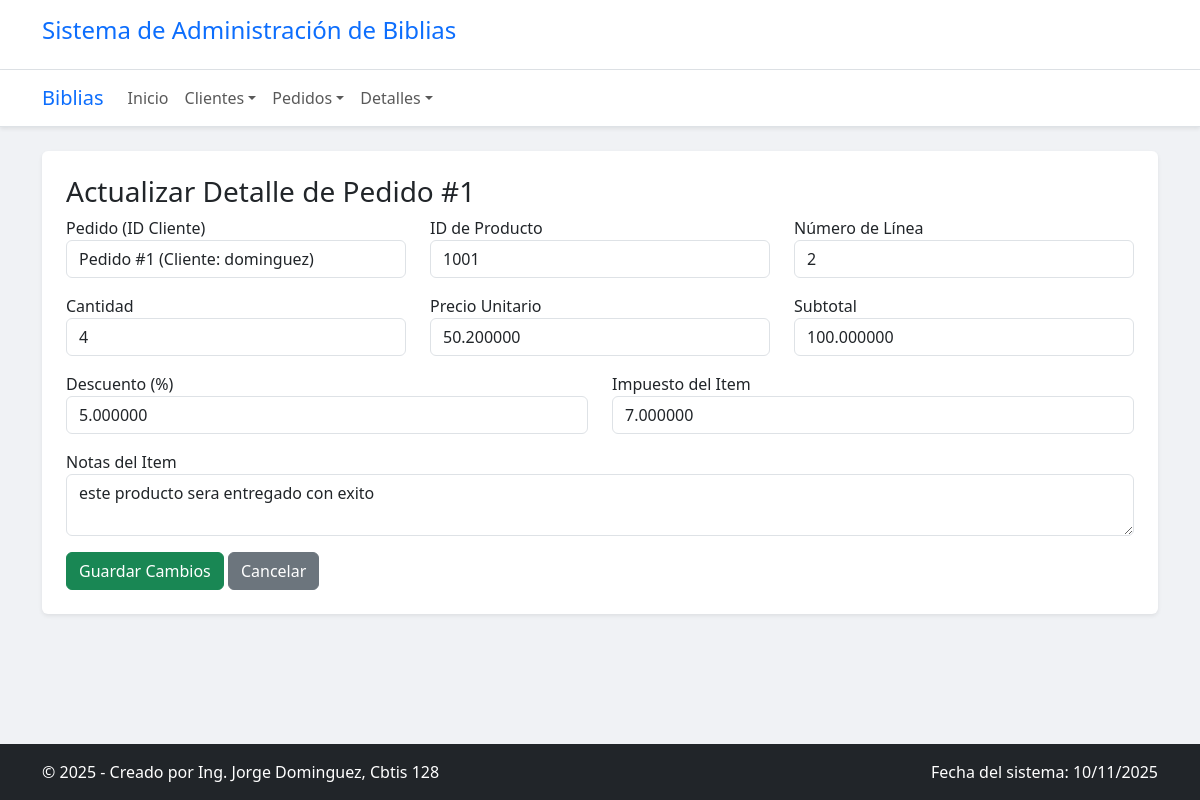
The page /detalles/actualizar/1/ on the database its author committed.
### app_Biblia/models.py (models this page shows, shortened)
class DetallePedido(models.Model):
    cantidad = models.PositiveIntegerField(default=1)
    precio_venta_unitario = models.DecimalField(max_digits=10, decimal_places=2)
    subtotal_detalle = models.DecimalField(max_digits=10, decimal_places=2)
    porcentaje_descuento = models.DecimalField(max_digits=5, decimal_places=2, default=0)
    impuesto_detalle = models.DecimalField(max_digits=10, decimal_places=2, default=0)
    notas_item = models.CharField(max_length=255, blank=True, null=True)
    numero_linea = models.PositiveIntegerField()
    producto_id = models.IntegerField() # Como indica el PDF, lo dejamos como Integer
    pedido = models.ForeignKey(
        Pedido,
        on_delete=models.CASCADE,
        related_name="detalles"
    )
    class Meta:
        verbose_name_plural = "Detalles de Pedido"
        ordering = ['pedido', 'numero_linea']

### app_Biblia/views.py (the view)
# urls.py: path('detalles/actualizar/<int:id>/', views.actualizar_detalle_pedido, name='actualizar_detalle_pedido'),
def actualizar_detalle_pedido(request, id):
    detalle = get_object_or_404(DetallePedido, id=id)
    pedidos = Pedido.objects.all()
    context = {'detalle': detalle, 'pedidos': pedidos}
    return render(request, 'detalle_pedido/actualizar_detalle_pedido.html', context)

### app_Biblia/templates/detalle_pedido/actualizar_detalle_pedido.html (shortened to what this page needs)
{% extends 'base.html' %}
{% block content %}
<h3>Actualizar Detalle de Pedido #{{ detalle.id }}</h3>
<form method="POST" action="{% url 'realizar_actualizacion_detalle_pedido' detalle.id %}">
  <div class="row">
    <div class="col-md-4 mb-3">
      <label>Pedido (ID Cliente)</label>
      <select class="form-control" name="pedido" required>
        {% for p in pedidos %}
          <option value="{{ p.id }}" {% if p.id == detalle.pedido.id %}selected{% endif %}>
            Pedido #{{ p.id }} (Cliente: {{ p.cliente.apellido }})
          </option>
        {% endfor %}
      </select>
    </div>
    <div class="col-md-4 mb-3">
      <label>ID de Producto</label>
      <input class="form-control" name="producto_id" type="number" value="{{ detalle.producto_id }}" required>
    </div>
    <div class="col-md-4 mb-3">
      <label>Número de Línea</label>
      <input class="form-control" name="numero_linea" type="number" value="{{ detalle.numero_linea }}" required>
    </div>
  </div>
  <div class="row">
    <div class="col-md-4 mb-3">
      <label>Cantidad</label>
      <input class="form-control" name="cantidad" type="number" value="{{ detalle.cantidad }}" required>
    </div>
    <div class="col-md-4 mb-3">
      <label>Precio Unitario</label>
      <input class="form-control" name="precio_venta_unitario" type="number" step="0.01" value="{{ detalle.precio_venta_unitario|stringformat:'f' }}" required>
    </div>
    <div class="col-md-4 mb-3">
      <label>Subtotal</label>
      <input class="form-control" name="subtotal_detalle" type="number" step="0.01" value="{{ detalle.subtotal_detalle|stringformat:'f' }}" required>
    </div>
  </div>
  <div class="row">
    <div class="col-md-6 mb-3">
      <label>Descuento (%)</label>
      <input class="form-control" name="porcentaje_descuento" type="number" step="0.01" value="{{ detalle.porcentaje_descuento|stringformat:'f' }}">
    </div>
    <div class="col-md-6 mb-3">
      <label>Impuesto del Item</label>
      <input class="form-control" name="impuesto_detalle" type="number" step="0.01" value="{{ detalle.impuesto_detalle|stringformat:'f' }}">
    </div>
  </div>
  <div class="mb-3">
    <label>Notas del Item</label>
    <textarea class="form-control" name="notas_item" rows="2">{{ detalle.notas_item|default_if_none:'' }}</textarea>
  </div>
  <button class="btn btn-success" type="submit">Guardar Cambios</button>
  <a class="btn btn-secondary" href="{% url 'ver_detalles' %}">Cancelar</a>
</form>
{% endblock %}

### app_Biblia/templates/base.html (shortened to what this page needs)
<!doctype html>
<html lang="es">
  <head>
    <link href="https://cdn.jsdelivr.net/npm/bootstrap@5.3.2/dist/css/bootstrap.min.css" rel="stylesheet">
    </head>
  <body class="d-flex flex-column min-vh-100">
    {% include 'header.html' %}
    {% include 'navbar.html' %}
    <main class="container my-4">
      <div class="card shadow-sm border-0">
        <div class="card-body p-4">
          {% block content %}{% endblock %}
        </div>
      </div>
    </main>
    {% include 'footer.html' %}
  </body>
</html>

### app_Biblia/templates/header.html
<header class="bg-light py-3">
    <div class="container">
      <h1 class="h4">Sistema de Administración de Biblias</h1>
    </div>
  </header>

### app_Biblia/templates/navbar.html (shortened to what this page needs)
<nav class="navbar navbar-expand-lg navbar-light bg-white border-bottom">
  <div class="container">
    <a class="navbar-brand" href="{% url 'inicio_biblias' %}">Biblias</a>
    <div class="collapse navbar-collapse" id="navMenu">
      <ul class="navbar-nav me-auto">
        <li class="nav-item">
          <a class="nav-link" href="{% url 'inicio_biblias' %}">Inicio</a>
        </li>
        <li class="nav-item dropdown">
          <a class="nav-link dropdown-toggle" href="#" id="clientesDropdown" role="button" data-bs-toggle="dropdown">Clientes</a>
        </li>
        <li class="nav-item dropdown">
          <a class="nav-link dropdown-toggle" href="#" id="pedidosDropdown" role="button" data-bs-toggle="dropdown">Pedidos</a>
        </li>
        <li class="nav-item dropdown">
          <a class="nav-link dropdown-toggle" href="#" id="detalleDropdown" role="button" data-bs-toggle="dropdown">Detalles</a>
        </li>
      </ul>
    </div>
  </div>
</nav>

### app_Biblia/templates/footer.html
<footer class="bg-dark text-white py-3 mt-auto">
    <div class="container d-flex justify-content-between">
      <div>© {% now "Y" %} - Creado por Ing. Jorge Dominguez, Cbtis 128</div>
      <div>Fecha del sistema: {% now "d/m/Y" %}</div>
    </div>
  </footer>

### app_Biblia/templates/base.html (style rules this page uses)
body { background-color: #f0f2f5; }
.bg-light { background-color: #ffffff !important; border-bottom: 1px solid #dee2e6; }
.bg-white { box-shadow: 0 2px 4px rgba(0,0,0,.08); }
.navbar-brand, .h4 { color: #0d6efd; }
.btn-success { background-color: #198754; border-color: #198754; }
.bg-dark { background-color: #212529 !important; }

### rows shown on the page
DetallePedido: id "1", pedido "Pedido #1 (Cliente: dominguez)", producto_id "1001", numero_linea "2", cantidad "4", precio_venta_unitario "50.200000", subtotal_detalle "100.000000", porcentaje_descuento "5.000000", impuesto_detalle "7.000000", notas_item "este producto sera entregado con exito"
